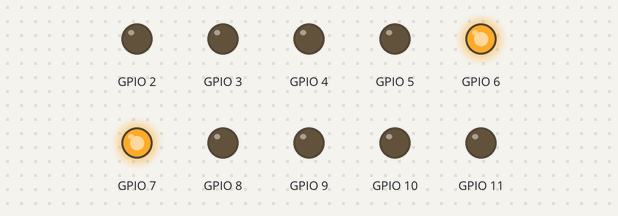
Recording of a sketch running on a simulated ESP32. On the bench: output pins drawn as LEDs (lit = HIGH).

Above: at 0.05 s.
At 0.75 s:
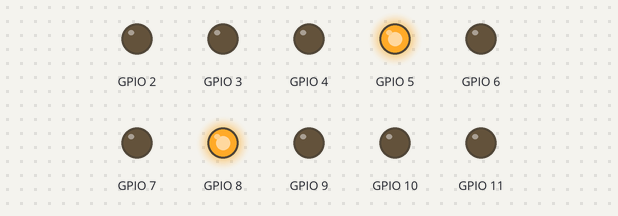
At 1.45 s:
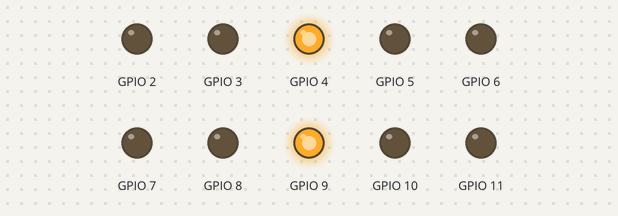
At 2.15 s:
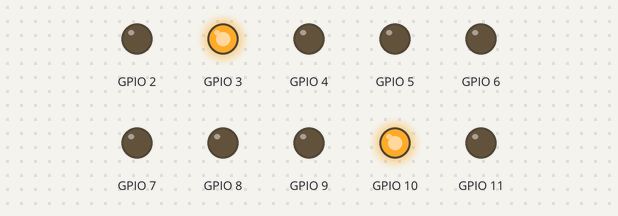
At 2.85 s:
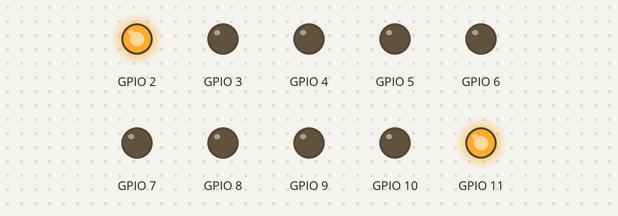
Timing chart, 0 to 3.1 s (numbered marks = the images above):
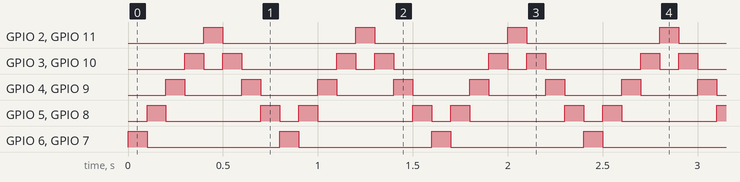

Measured:
- by itself, GPIO 2, GPIO 6, GPIO 7, GPIO 11: alternates HIGH for 0.10 s and LOW for 0.70 s
- by itself, GPIO 3, GPIO 10: repeats every 0.80 s: LOW 0.10 s, HIGH 0.10 s, LOW 0.50 s, HIGH 0.10 s
- by itself, GPIO 4, GPIO 9: alternates HIGH for 0.10 s and LOW for 0.30 s
- by itself, GPIO 5, GPIO 8: repeats every 0.80 s: LOW 0.50 s, HIGH 0.10 s, LOW 0.10 s, HIGH 0.10 s

The sketch:

13-party-lights.ino
```cpp
// Project #13 - Party lights
// This code is part of the challenge 100 Arduino and ESP32 projects.
// You can find more information about this initiative at https://github.com/LucasFernandoChannel/one-hundred-projects-challenge
// Created by Lucas Fernando - check my Youtube channel at https://www.youtube.com/@lucasfernandochannel

int ledsState[8][10] = {{0, 0, 0, 0, 1, 1, 0, 0, 0, 0}, {0, 0, 0, 1, 0, 0, 1, 0, 0, 0}, {0, 0, 1, 0, 0, 0, 0, 1, 0, 0}, {0, 1, 0, 0, 0, 0, 0, 0, 1, 0}, {1, 0, 0, 0, 0, 0, 0, 0, 0, 1},
                     {0, 1, 0, 0, 0, 0, 0, 0, 1, 0}, {0, 0, 1, 0, 0, 0, 0, 1, 0, 0}, {0, 0, 0, 1, 0, 0, 1, 0, 0, 0}};
#define waitTime 100

void setup() {
  for (int i = 2; i < 12; i++) {
    pinMode(i, OUTPUT);
    digitalWrite(i, LOW);
  }
}

void loop() {
  for (int m = 0; m < 8; m++) {
    for (int n = 0; n < 10; n++) {
      digitalWrite(n + 2, ledsState[m][n]);
    }
    delay(waitTime);
  }
}
```
